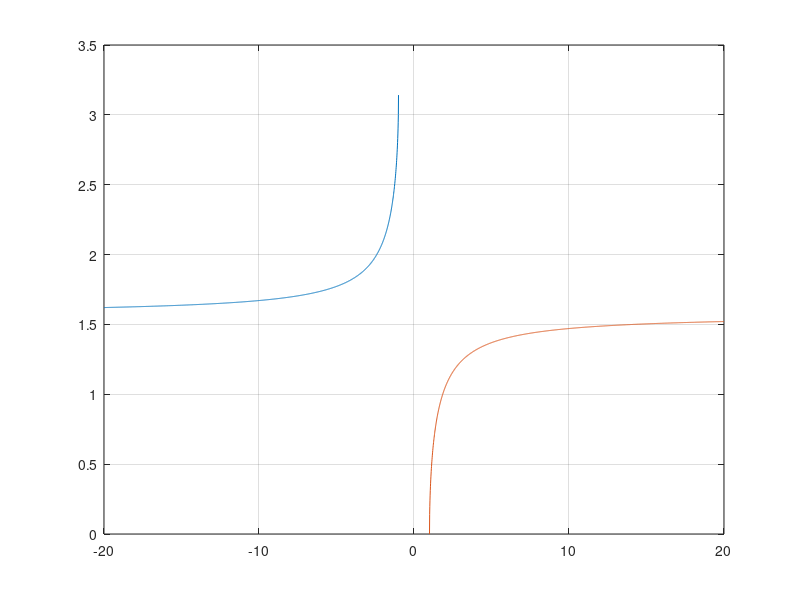

MATLAB code to generate this figure:
% Regression test function (black box) for asech
% This function is autogenerated by helpgen.py
function bbtest_success = bbtest_mathfunctions_asech
  bbtest_success = 1;
NumErrors = 0;
try
  x1 = -20:.01:-1;
catch
  NumErrors = NumErrors + 1;
end
try
  x2 = 1:.01:20;
catch
  NumErrors = NumErrors + 1;
end
try
  plot(x1,imag(asech(x1)),x2,imag(asech(x2))); grid('on');
catch
  NumErrors = NumErrors + 1;
end
try
  mprint('asechplot');
catch
  NumErrors = NumErrors + 1;
end
if (NumErrors ~= 0) bbtest_success = 0; return; end
